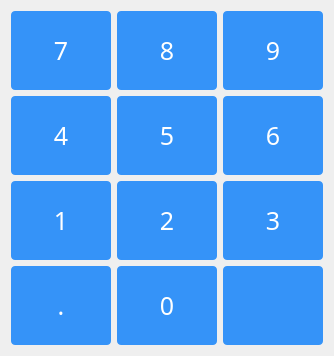
<?xml version="1.0" encoding="UTF-8"?>
<ui version="4.0">
 <class>CusNumberKeyboard</class>
 <widget class="QWidget" name="CusNumberKeyboard">
  <property name="geometry">
   <rect>
    <x>0</x>
    <y>0</y>
    <width>330</width>
    <height>352</height>
   </rect>
  </property>
  <property name="font">
   <font>
    <family>苹方 粗体</family>
   </font>
  </property>
  <property name="windowTitle">
   <string>Form</string>
  </property>
  <property name="styleSheet">
   <string notr="true">.QPushButton{
background-color: #3593F8;
color: #FFFFFF;
border-radius: 4px;
padding: 2px;
}
.QPushButton:hover {
background-color: #57A8FF;
}

.QPushButton:pressed {
background-color: #2386F0;
}

QWidget#wgtNumberInput{
border:1px solid #E4E8EB;
border-radius: 10px;
background-color: white;
}</string>
  </property>
  <layout class="QGridLayout" name="gridLayout">
   <item row="0" column="0">
    <widget class="QPushButton" name="btnNum_7">
     <property name="minimumSize">
      <size>
       <width>100</width>
       <height>79</height>
      </size>
     </property>
     <property name="font">
      <font>
       <family>苹方 粗体</family>
       <pointsize>19</pointsize>
      </font>
     </property>
     <property name="focusPolicy">
      <enum>Qt::NoFocus</enum>
     </property>
     <property name="styleSheet">
      <string notr="true"/>
     </property>
     <property name="text">
      <string>7</string>
     </property>
    </widget>
   </item>
   <item row="0" column="1">
    <widget class="QPushButton" name="btnNum_8">
     <property name="minimumSize">
      <size>
       <width>100</width>
       <height>79</height>
      </size>
     </property>
     <property name="font">
      <font>
       <family>苹方 粗体</family>
       <pointsize>19</pointsize>
      </font>
     </property>
     <property name="focusPolicy">
      <enum>Qt::NoFocus</enum>
     </property>
     <property name="text">
      <string>8</string>
     </property>
    </widget>
   </item>
   <item row="0" column="2">
    <widget class="QPushButton" name="btnNum_9">
     <property name="minimumSize">
      <size>
       <width>100</width>
       <height>79</height>
      </size>
     </property>
     <property name="font">
      <font>
       <family>苹方 粗体</family>
       <pointsize>19</pointsize>
      </font>
     </property>
     <property name="focusPolicy">
      <enum>Qt::NoFocus</enum>
     </property>
     <property name="text">
      <string>9</string>
     </property>
    </widget>
   </item>
   <item row="1" column="0">
    <widget class="QPushButton" name="btnNum_4">
     <property name="minimumSize">
      <size>
       <width>100</width>
       <height>79</height>
      </size>
     </property>
     <property name="font">
      <font>
       <family>苹方 粗体</family>
       <pointsize>19</pointsize>
      </font>
     </property>
     <property name="focusPolicy">
      <enum>Qt::NoFocus</enum>
     </property>
     <property name="text">
      <string>4</string>
     </property>
    </widget>
   </item>
   <item row="1" column="1">
    <widget class="QPushButton" name="btnNum_5">
     <property name="minimumSize">
      <size>
       <width>100</width>
       <height>79</height>
      </size>
     </property>
     <property name="font">
      <font>
       <family>苹方 粗体</family>
       <pointsize>19</pointsize>
      </font>
     </property>
     <property name="focusPolicy">
      <enum>Qt::NoFocus</enum>
     </property>
     <property name="text">
      <string>5</string>
     </property>
    </widget>
   </item>
   <item row="1" column="2">
    <widget class="QPushButton" name="btnNum_6">
     <property name="minimumSize">
      <size>
       <width>100</width>
       <height>79</height>
      </size>
     </property>
     <property name="font">
      <font>
       <family>苹方 粗体</family>
       <pointsize>19</pointsize>
      </font>
     </property>
     <property name="focusPolicy">
      <enum>Qt::NoFocus</enum>
     </property>
     <property name="text">
      <string>6</string>
     </property>
    </widget>
   </item>
   <item row="2" column="0">
    <widget class="QPushButton" name="btnNum_1">
     <property name="minimumSize">
      <size>
       <width>100</width>
       <height>79</height>
      </size>
     </property>
     <property name="font">
      <font>
       <family>苹方 粗体</family>
       <pointsize>19</pointsize>
      </font>
     </property>
     <property name="focusPolicy">
      <enum>Qt::NoFocus</enum>
     </property>
     <property name="text">
      <string>1</string>
     </property>
    </widget>
   </item>
   <item row="2" column="1">
    <widget class="QPushButton" name="btnNum_2">
     <property name="minimumSize">
      <size>
       <width>100</width>
       <height>79</height>
      </size>
     </property>
     <property name="font">
      <font>
       <family>苹方 粗体</family>
       <pointsize>19</pointsize>
      </font>
     </property>
     <property name="focusPolicy">
      <enum>Qt::NoFocus</enum>
     </property>
     <property name="text">
      <string>2</string>
     </property>
    </widget>
   </item>
   <item row="2" column="2">
    <widget class="QPushButton" name="btnNum_3">
     <property name="minimumSize">
      <size>
       <width>100</width>
       <height>79</height>
      </size>
     </property>
     <property name="font">
      <font>
       <family>苹方 粗体</family>
       <pointsize>19</pointsize>
      </font>
     </property>
     <property name="focusPolicy">
      <enum>Qt::NoFocus</enum>
     </property>
     <property name="text">
      <string>3</string>
     </property>
    </widget>
   </item>
   <item row="3" column="0">
    <widget class="QPushButton" name="btnNum_Point">
     <property name="minimumSize">
      <size>
       <width>100</width>
       <height>79</height>
      </size>
     </property>
     <property name="font">
      <font>
       <family>苹方 粗体</family>
       <pointsize>19</pointsize>
      </font>
     </property>
     <property name="focusPolicy">
      <enum>Qt::NoFocus</enum>
     </property>
     <property name="text">
      <string>.</string>
     </property>
    </widget>
   </item>
   <item row="3" column="1">
    <widget class="QPushButton" name="btnNum_0">
     <property name="minimumSize">
      <size>
       <width>100</width>
       <height>79</height>
      </size>
     </property>
     <property name="font">
      <font>
       <family>苹方 粗体</family>
       <pointsize>19</pointsize>
      </font>
     </property>
     <property name="focusPolicy">
      <enum>Qt::NoFocus</enum>
     </property>
     <property name="text">
      <string>0</string>
     </property>
    </widget>
   </item>
   <item row="3" column="2">
    <widget class="QPushButton" name="btnNum_Del">
     <property name="minimumSize">
      <size>
       <width>100</width>
       <height>79</height>
      </size>
     </property>
     <property name="font">
      <font>
       <family>苹方 粗体</family>
       <pointsize>19</pointsize>
      </font>
     </property>
     <property name="focusPolicy">
      <enum>Qt::NoFocus</enum>
     </property>
     <property name="text">
      <string/>
     </property>
     <property name="icon">
      <iconset resource="../main.qrc">
       <normaloff>:/image/btn_delete.png</normaloff>:/image/btn_delete.png</iconset>
     </property>
     <property name="iconSize">
      <size>
       <width>36</width>
       <height>36</height>
      </size>
     </property>
    </widget>
   </item>
  </layout>
 </widget>
 <resources>
  <include location="../main.qrc"/>
 </resources>
 <connections/>
</ui>
